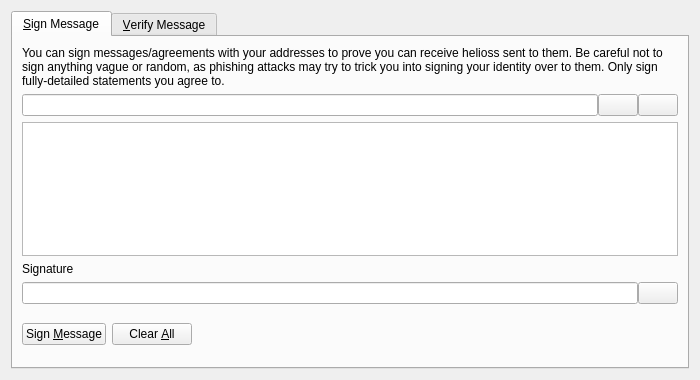
<?xml version="1.0" encoding="UTF-8"?>
<ui version="4.0">
 <class>SignVerifyMessageDialog</class>
 <widget class="QDialog" name="SignVerifyMessageDialog">
  <property name="geometry">
   <rect>
    <x>0</x>
    <y>0</y>
    <width>700</width>
    <height>380</height>
   </rect>
  </property>
  <property name="windowTitle">
   <string>Signatures - Sign / Verify a Message</string>
  </property>
  <property name="modal">
   <bool>true</bool>
  </property>
  <layout class="QVBoxLayout" name="verticalLayout">
   <item>
    <widget class="QTabWidget" name="tabWidget">
     <property name="currentIndex">
      <number>0</number>
     </property>
     <widget class="QWidget" name="tabSignMessage">
      <attribute name="title">
       <string>&amp;Sign Message</string>
      </attribute>
      <layout class="QVBoxLayout" name="verticalLayout_SM">
       <item>
        <widget class="QLabel" name="infoLabel_SM">
         <property name="text">
          <string>You can sign messages/agreements with your addresses to prove you can receive helioss sent to them. Be careful not to sign anything vague or random, as phishing attacks may try to trick you into signing your identity over to them. Only sign fully-detailed statements you agree to.</string>
         </property>
         <property name="textFormat">
          <enum>Qt::PlainText</enum>
         </property>
         <property name="wordWrap">
          <bool>true</bool>
         </property>
        </widget>
       </item>
       <item>
        <layout class="QHBoxLayout" name="horizontalLayout_1_SM">
         <property name="spacing">
          <number>0</number>
         </property>
         <item>
          <widget class="QValidatedLineEdit" name="addressIn_SM">
           <property name="toolTip">
            <string>The Helios address to sign the message with</string>
           </property>
          </widget>
         </item>
         <item>
          <widget class="QPushButton" name="addressBookButton_SM">
           <property name="toolTip">
            <string>Choose previously used address</string>
           </property>
           <property name="text">
            <string/>
           </property>
           <property name="icon">
            <iconset resource="../helios.qrc">
             <normaloff>:/icons/address-book</normaloff>:/icons/address-book</iconset>
           </property>
           <property name="shortcut">
            <string>Alt+A</string>
           </property>
           <property name="autoDefault">
            <bool>false</bool>
           </property>
          </widget>
         </item>
         <item>
          <widget class="QPushButton" name="pasteButton_SM">
           <property name="toolTip">
            <string>Paste address from clipboard</string>
           </property>
           <property name="text">
            <string/>
           </property>
           <property name="icon">
            <iconset resource="../helios.qrc">
             <normaloff>:/icons/editpaste</normaloff>:/icons/editpaste</iconset>
           </property>
           <property name="shortcut">
            <string>Alt+P</string>
           </property>
           <property name="autoDefault">
            <bool>false</bool>
           </property>
          </widget>
         </item>
        </layout>
       </item>
       <item>
        <widget class="QPlainTextEdit" name="messageIn_SM">
         <property name="toolTip">
          <string>Enter the message you want to sign here</string>
         </property>
        </widget>
       </item>
       <item>
        <widget class="QLabel" name="signatureLabel_SM">
         <property name="text">
          <string>Signature</string>
         </property>
         <property name="textFormat">
          <enum>Qt::PlainText</enum>
         </property>
        </widget>
       </item>
       <item>
        <layout class="QHBoxLayout" name="horizontalLayout_2_SM">
         <property name="spacing">
          <number>0</number>
         </property>
         <item>
          <widget class="QLineEdit" name="signatureOut_SM">
           <property name="font">
            <font>
             <italic>true</italic>
            </font>
           </property>
           <property name="readOnly">
            <bool>true</bool>
           </property>
          </widget>
         </item>
         <item>
          <widget class="QPushButton" name="copySignatureButton_SM">
           <property name="toolTip">
            <string>Copy the current signature to the system clipboard</string>
           </property>
           <property name="text">
            <string/>
           </property>
           <property name="icon">
            <iconset resource="../helios.qrc">
             <normaloff>:/icons/editcopy</normaloff>:/icons/editcopy</iconset>
           </property>
           <property name="autoDefault">
            <bool>false</bool>
           </property>
          </widget>
         </item>
        </layout>
       </item>
       <item>
        <layout class="QHBoxLayout" name="horizontalLayout_3_SM">
         <item>
          <widget class="QPushButton" name="signMessageButton_SM">
           <property name="toolTip">
            <string>Sign the message to prove you own this Helios address</string>
           </property>
           <property name="text">
            <string>Sign &amp;Message</string>
           </property>
           <property name="icon">
            <iconset resource="../helios.qrc">
             <normaloff>:/icons/edit</normaloff>:/icons/edit</iconset>
           </property>
           <property name="autoDefault">
            <bool>false</bool>
           </property>
          </widget>
         </item>
         <item>
          <widget class="QPushButton" name="clearButton_SM">
           <property name="toolTip">
            <string>Reset all sign message fields</string>
           </property>
           <property name="text">
            <string>Clear &amp;All</string>
           </property>
           <property name="icon">
            <iconset resource="../helios.qrc">
             <normaloff>:/icons/remove</normaloff>:/icons/remove</iconset>
           </property>
           <property name="autoDefault">
            <bool>false</bool>
           </property>
          </widget>
         </item>
         <item>
          <spacer name="horizontalSpacer_1_SM">
           <property name="orientation">
            <enum>Qt::Horizontal</enum>
           </property>
           <property name="sizeHint" stdset="0">
            <size>
             <width>40</width>
             <height>48</height>
            </size>
           </property>
          </spacer>
         </item>
         <item>
          <widget class="QLabel" name="statusLabel_SM">
           <property name="font">
            <font>
             <weight>75</weight>
             <bold>true</bold>
            </font>
           </property>
           <property name="text">
            <string/>
           </property>
           <property name="wordWrap">
            <bool>true</bool>
           </property>
          </widget>
         </item>
         <item>
          <spacer name="horizontalSpacer_2_SM">
           <property name="orientation">
            <enum>Qt::Horizontal</enum>
           </property>
           <property name="sizeHint" stdset="0">
            <size>
             <width>40</width>
             <height>48</height>
            </size>
           </property>
          </spacer>
         </item>
        </layout>
       </item>
      </layout>
     </widget>
     <widget class="QWidget" name="tabVerifyMessage">
      <attribute name="title">
       <string>&amp;Verify Message</string>
      </attribute>
      <layout class="QVBoxLayout" name="verticalLayout_VM">
       <item>
        <widget class="QLabel" name="infoLabel_VM">
         <property name="text">
          <string>Enter the receiver's address, message (ensure you copy line breaks, spaces, tabs, etc. exactly) and signature below to verify the message. Be careful not to read more into the signature than what is in the signed message itself, to avoid being tricked by a man-in-the-middle attack. Note that this only proves the signing party receives with the address, it cannot prove sendership of any transaction!</string>
         </property>
         <property name="textFormat">
          <enum>Qt::PlainText</enum>
         </property>
         <property name="alignment">
          <set>Qt::AlignLeading|Qt::AlignLeft|Qt::AlignTop</set>
         </property>
         <property name="wordWrap">
          <bool>true</bool>
         </property>
        </widget>
       </item>
       <item>
        <layout class="QHBoxLayout" name="horizontalLayout_1_VM">
         <property name="spacing">
          <number>0</number>
         </property>
         <item>
          <widget class="QValidatedLineEdit" name="addressIn_VM">
           <property name="toolTip">
            <string>The Helios address the message was signed with</string>
           </property>
          </widget>
         </item>
         <item>
          <widget class="QPushButton" name="addressBookButton_VM">
           <property name="toolTip">
            <string>Choose previously used address</string>
           </property>
           <property name="text">
            <string/>
           </property>
           <property name="icon">
            <iconset resource="../helios.qrc">
             <normaloff>:/icons/address-book</normaloff>:/icons/address-book</iconset>
           </property>
           <property name="shortcut">
            <string>Alt+A</string>
           </property>
           <property name="autoDefault">
            <bool>false</bool>
           </property>
          </widget>
         </item>
        </layout>
       </item>
       <item>
        <widget class="QPlainTextEdit" name="messageIn_VM"/>
       </item>
       <item>
        <widget class="QValidatedLineEdit" name="signatureIn_VM"/>
       </item>
       <item>
        <layout class="QHBoxLayout" name="horizontalLayout_2_VM">
         <item>
          <widget class="QPushButton" name="verifyMessageButton_VM">
           <property name="toolTip">
            <string>Verify the message to ensure it was signed with the specified Helios address</string>
           </property>
           <property name="text">
            <string>Verify &amp;Message</string>
           </property>
           <property name="icon">
            <iconset resource="../helios.qrc">
             <normaloff>:/icons/transaction_0</normaloff>:/icons/transaction_0</iconset>
           </property>
           <property name="autoDefault">
            <bool>false</bool>
           </property>
          </widget>
         </item>
         <item>
          <widget class="QPushButton" name="clearButton_VM">
           <property name="toolTip">
            <string>Reset all verify message fields</string>
           </property>
           <property name="text">
            <string>Clear &amp;All</string>
           </property>
           <property name="icon">
            <iconset resource="../helios.qrc">
             <normaloff>:/icons/remove</normaloff>:/icons/remove</iconset>
           </property>
           <property name="autoDefault">
            <bool>false</bool>
           </property>
          </widget>
         </item>
         <item>
          <spacer name="horizontalSpacer_1_VM">
           <property name="orientation">
            <enum>Qt::Horizontal</enum>
           </property>
           <property name="sizeHint" stdset="0">
            <size>
             <width>40</width>
             <height>48</height>
            </size>
           </property>
          </spacer>
         </item>
         <item>
          <widget class="QLabel" name="statusLabel_VM">
           <property name="font">
            <font>
             <weight>75</weight>
             <bold>true</bold>
            </font>
           </property>
           <property name="text">
            <string/>
           </property>
           <property name="wordWrap">
            <bool>true</bool>
           </property>
          </widget>
         </item>
         <item>
          <spacer name="horizontalSpacer_2_VM">
           <property name="orientation">
            <enum>Qt::Horizontal</enum>
           </property>
           <property name="sizeHint" stdset="0">
            <size>
             <width>40</width>
             <height>48</height>
            </size>
           </property>
          </spacer>
         </item>
        </layout>
       </item>
      </layout>
     </widget>
    </widget>
   </item>
  </layout>
 </widget>
 <customwidgets>
  <customwidget>
   <class>QValidatedLineEdit</class>
   <extends>QLineEdit</extends>
   <header>qvalidatedlineedit.h</header>
  </customwidget>
 </customwidgets>
 <resources>
  <include location="../helios.qrc"/>
 </resources>
 <connections/>
</ui>
